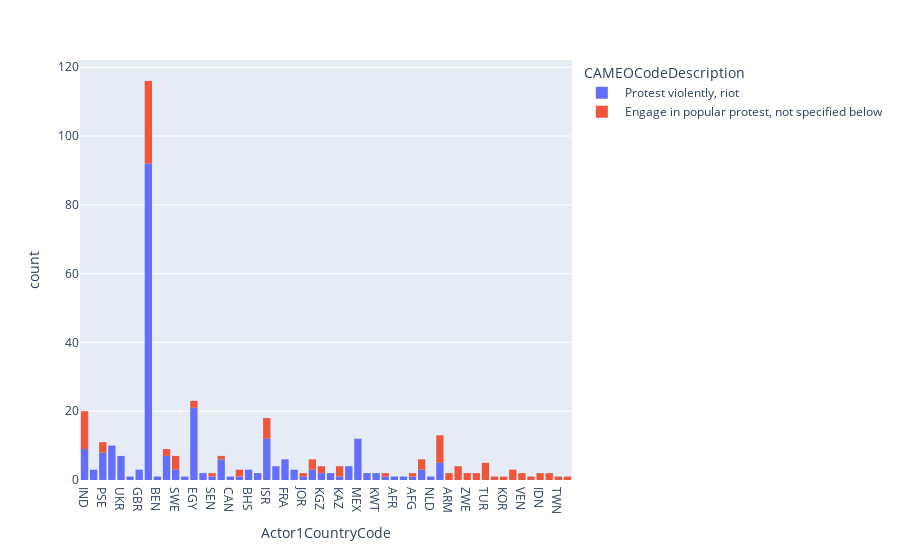

Notebook source saved alongside this figure:
### Code cell
fig = px.histogram(data_frame= int_cats, x="Actor1CountryCode", color="CAMEOCodeDescription")
fig.show()

### Figure 1 — Plotly figure (JSON) as saved in the notebook; plotly's stock layout.template omitted (floating-point values rounded to 4 significant figures; data arrays with more than 128 entries replaced by an {"elided": "..."} marker saying what was removed)
{"data": [{"alignmentgroup": "True", "bingroup": "x", "hovertemplate": "CAMEOCodeDescription= Protest violently, riot<br>Actor1CountryCode=%{x}<br>count=%{y}<extra></extra>", "legendgroup": " Protest violently, riot", "marker": {"color": "#636efa", "pattern": {"shape": ""}}, "name": " Protest violently, riot", "offsetgroup": " Protest violently, riot", "orientation": "v", "showlegend": true, "type": "histogram", "x": {"elided": "443 str values"}, "xaxis": "x", "yaxis": "y"}, {"alignmentgroup": "True", "bingroup": "x", "hovertemplate": "CAMEOCodeDescription= Engage in popular protest, not specified below<br>Actor1CountryCode=%{x}<br>count=%{y}<extra></extra>", "legendgroup": " Engage in popular protest, not specified below", "marker": {"color": "#EF553B", "pattern": {"shape": ""}}, "name": " Engage in popular protest, not specified below", "offsetgroup": " Engage in popular protest, not specified below", "orientation": "v", "showlegend": true, "type": "histogram", "x": {"elided": "324 str values"}, "xaxis": "x", "yaxis": "y"}], "layout": {"barmode": "relative", "legend": {"title": {"text": "CAMEOCodeDescription"}, "tracegroupgap": 0}, "margin": {"t": 60}, "xaxis": {"anchor": "y", "domain": [0, 1], "title": {"text": "Actor1CountryCode"}}, "yaxis": {"anchor": "x", "domain": [0, 1], "title": {"text": "count"}}}}
